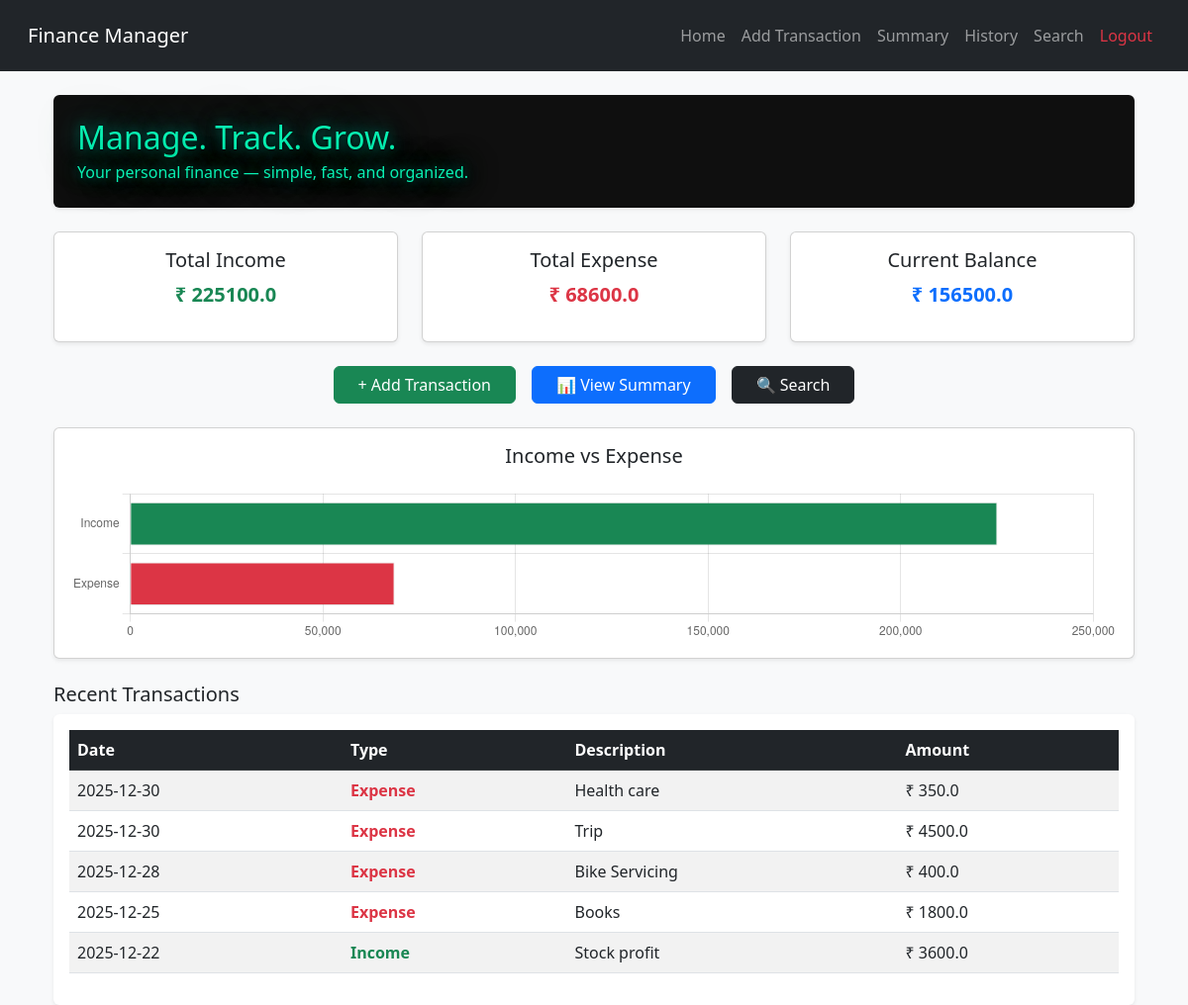
The page /dashboard (signed in) on the database its author committed.
### finance/models.py (models this page shows, shortened)
class Transaction(db.Model):
    __tablename__ = "transaction"
    id = db.Column(db.Integer, primary_key=True)
    date = db.Column(db.Date, nullable=False, default=date.today)
    description = db.Column(db.String(200))
    amount = db.Column(db.Float, nullable=False)
    trans_type = db.Column(db.String(10), nullable=False)
    user_id = db.Column(db.Integer, db.ForeignKey('user.id'), nullable=False)

### finance/routes.py (the view)
@main_bp.route("/dashboard")
@login_required
def dashboard():
    transactions = Transaction.query.filter_by(user_id=current_user.id)\
        .order_by(Transaction.date.desc()).limit(5).all()
    income = db.session.query(db.func.sum(Transaction.amount))\
        .filter_by(user_id=current_user.id, trans_type="income").scalar() or 0
    expense = db.session.query(db.func.sum(Transaction.amount))\
        .filter_by(user_id=current_user.id, trans_type="expense").scalar() or 0
    balance = income - expense
    return render_template("dashboard.html",
                           income=income,
                           expense=expense,
                           balance=balance,
                           transactions=transactions)

### finance/models.py (called while the page is built)
@login_manager.user_loader
def load_user(user_id):
    return User.query.get(int(user_id))

### finance/templates/dashboard.html (shortened to what this page needs)
{% extends "base.html" %}
{% block content %}
<div class="container mt-4">
    <div class="p-4 mb-4 rounded shadow-sm neon-bg">
        <h2 class="mb-1">Manage. Track. Grow.</h2>
        <p class="mb-0">Your personal finance — simple, fast, and organized.</p>
    </div>
    <div class="row text-center mb-4">
        <div class="col-md-4">
            <div class="card shadow-sm p-3">
                <h5>Total Income</h5>
                <p class="text-success fw-bold fs-5">₹ {{ income }}</p>
            </div>
        </div>
        <div class="col-md-4">
            <div class="card shadow-sm p-3">
                <h5>Total Expense</h5>
                <p class="text-danger fw-bold fs-5">₹ {{ expense }}</p>
            </div>
        </div>
        <div class="col-md-4">
            <div class="card shadow-sm p-3">
                <h5>Current Balance</h5>
                <p class="fw-bold fs-5 text-primary">₹ {{ balance }}</p>
            </div>
        </div>
    </div>
    <div class="d-flex justify-content-center gap-3 mb-4">
        <a href="{{ url_for('main.add_transaction') }}" class="btn btn-success px-4">+ Add Transaction</a>
        <a href="{{ url_for('main.summary') }}" class="btn btn-primary px-4">📊 View Summary</a>
        <a href="{{ url_for('main.search') }}" class="btn btn-dark px-4">🔍 Search</a>
    </div>
    <div class="card p-3 shadow-sm mb-4">
        <h5 class="text-center mb-3">Income vs Expense</h5>
        <canvas id="miniChart" height="160"></canvas>
    </div>
    <h5 class="mt-3 mb-2">Recent Transactions</h5>
    <div class="table-responsive bg-white p-3 rounded shadow-sm">
        <table class="table table-striped">
            <thead class="table-dark">
                <tr>
                    <th>Date</th>
                    <th>Type</th>
                    <th>Description</th>
                    <th>Amount</th>
                </tr>
            </thead>
            <tbody>
                {% for t in transactions %}
                <tr>
                    <td>{{ t.date.strftime('%Y-%m-%d') }}</td>
                    <td>
                        {% if t.trans_type == 'income' %}
                        <span class="text-success fw-bold">Income</span>
                        {% else %}
                        <span class="text-danger fw-bold">Expense</span>
                        {% endif %}
                    </td>
                    <td>{{ t.description }}</td>
                    <td>₹ {{ t.amount }}</td>
                </tr>
                {% endfor %}
            </tbody>
        </table>
    </div>
</div>
<script>
    const ctx = document.getElementById('miniChart');
    new Chart(ctx, {
        type: 'bar', // horizontal bar chart
        data: {
            labels: ['Income', 'Expense'],
            datasets: [{
                label: 'Amount (₹)',
                data: [{{ income }}, {{ expense }}],
                backgroundColor: ['#198754', '#dc3545'], // green and red
                borderWidth: 1
            }]
        },
        options: {
            indexAxis: 'y', // horizontal
            responsive: true,
            plugins: {
                legend: {
                    display: false
                }
            },
            scales: {
                x: {
                    beginAtZero: true
                }
            }
        }
    });
</script>
{% endblock %}

### finance/templates/base.html (shortened to what this page needs)
<!DOCTYPE html>
<html lang="en">
<head>
    <link href="https://cdn.jsdelivr.net/npm/bootstrap@5.3.0/dist/css/bootstrap.min.css" rel="stylesheet">
</head>
<body class="bg-light">
    <nav class="navbar navbar-expand-lg navbar-dark bg-dark p-3">
        <div class="container-fluid">
            <a class="navbar-brand" href="{{ url_for('main.dashboard') }}">Finance Manager</a>
            {% if current_user.is_authenticated %}
            <div class="collapse navbar-collapse" id="navbarNav">
                <ul class="navbar-nav ms-auto">
                    <li class="nav-item"><a class="nav-link" href="{{ url_for('main.dashboard') }}">Home</a></li>
                    <li class="nav-item"><a class="nav-link" href="{{ url_for('main.add_transaction') }}">Add Transaction</a></li>
                    <li class="nav-item"><a class="nav-link" href="{{ url_for('main.summary') }}">Summary</a></li>
                    <li class="nav-item"><a class="nav-link" href="{{ url_for('main.history') }}">History</a></li>
                    <li class="nav-item"><a class="nav-link" href="{{ url_for('main.search') }}">Search</a></li>
                    <li class="nav-item"><a class="nav-link text-danger" href="{{ url_for('auth.logout') }}">Logout</a></li>
                </ul>
            </div>
            {% endif %}
        </div>
    </nav>
    <div class="container mt-4">
        {% block content %}{% endblock %}
    </div>
</body>
</html>

### finance/templates/dashboard.html (style rules this page uses)
.neon-bg { background-color: #0f0f0f; color: #06ffdeff; text-shadow: 0 0 5px #000000ff, 0 0 10px #056d5cff, 0 0 20px #035144ff, 0 0 40px #055b4dff; }
.neon-bg h2, .neon-bg p { color: #09f1b3ff; }

### rows shown on the page
Transaction: date "2025-12-30", trans_type "Expense", description "Health care", amount "350.0"
Transaction: date "2025-12-30", trans_type "Expense", description "Trip", amount "4500.0"
Transaction: date "2025-12-28", trans_type "Expense", description "Bike Servicing", amount "400.0"
Transaction: date "2025-12-25", trans_type "Expense", description "Books", amount "1800.0"
Transaction: date "2025-12-22", trans_type "Income", description "Stock profit", amount "3600.0"

### other values the page prints
{{ income }} "225100.0"
{{ expense }} "68600.0"
{{ balance }} "156500.0"
chart data {{ income }} 225100.0
chart data {{ expense }} 68600.0
